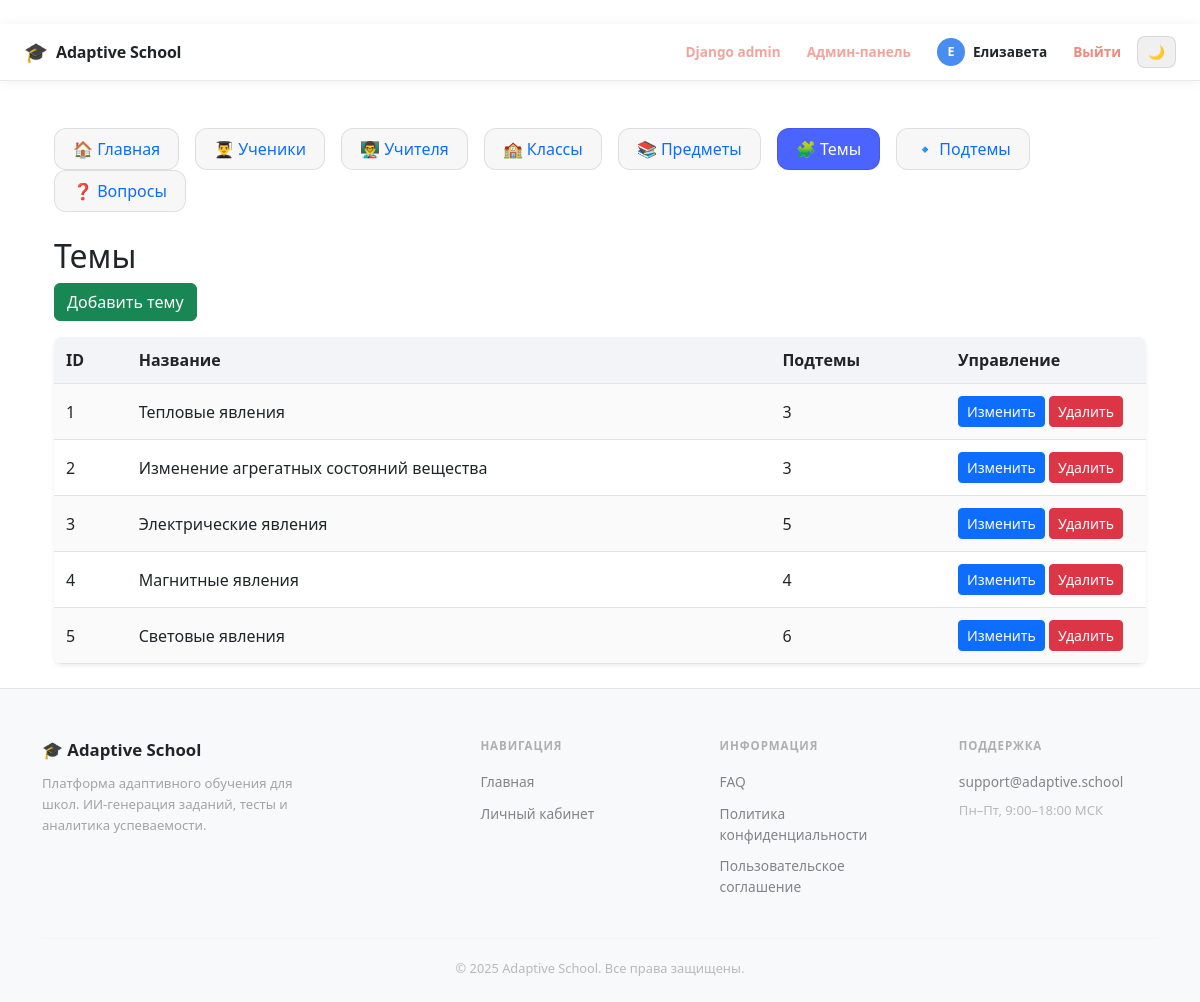
The app's page /admin-panel/topics/ (signed in), older data.
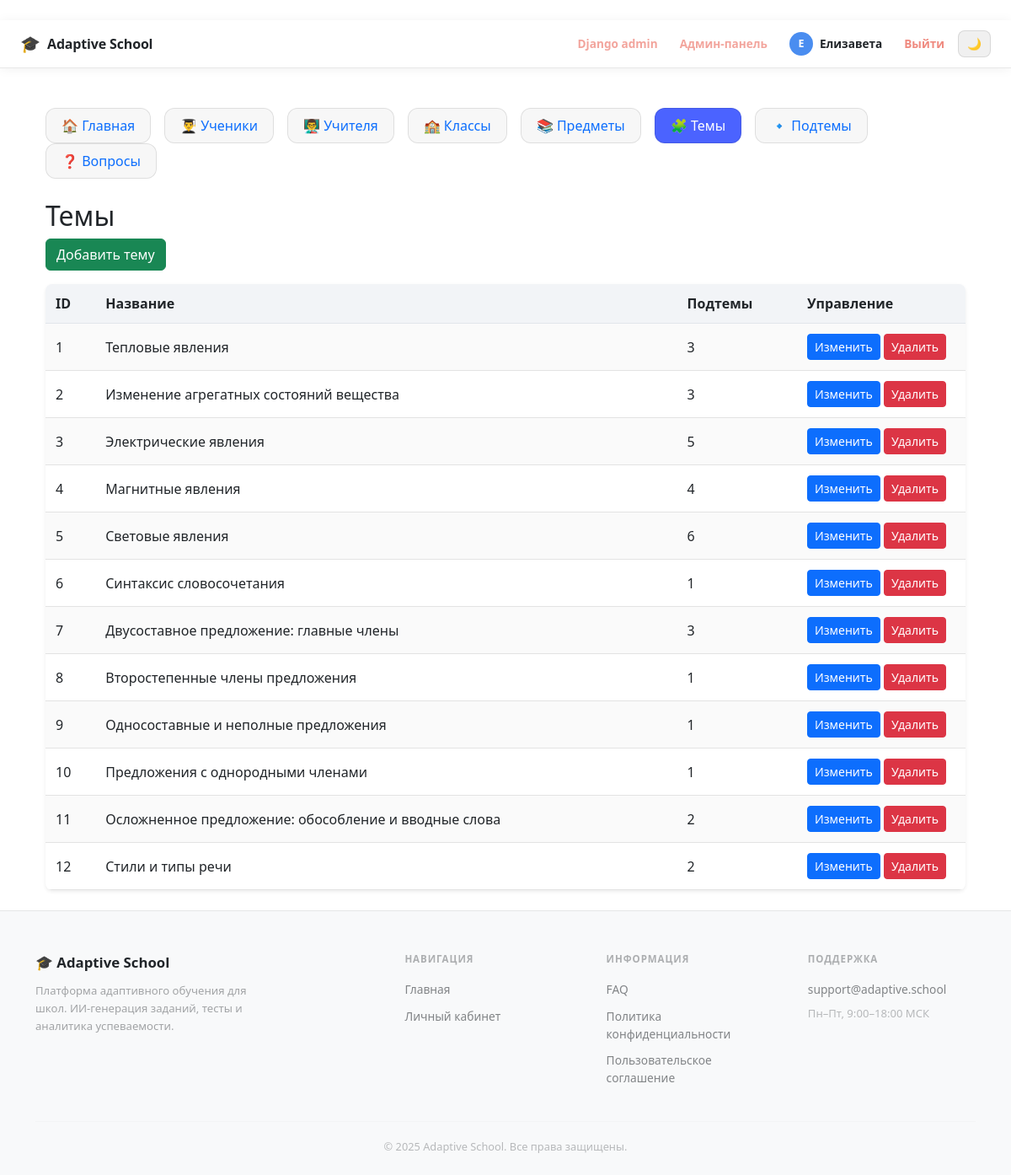
The same page, newer data.
### school/models.py (models this page shows, shortened)
class Topic(models.Model):
    name = models.CharField(max_length=100)
    subtopics = models.ManyToManyField('SubTopic', blank=True, related_name="topics")
    class Meta:
        verbose_name = "Тема"
        verbose_name_plural = "Темы"

### administrator/views.py (the view)
# urls.py: path("topics/", views.topic_list, name="admin_topics"),
@superuser_required
def topic_list(request):
    return render(request, "adminpanel/topic_list.html", {
        "section": "topics",
        "topics": Topic.objects.all()
    })

### administrator/views.py (called while the page is built)
def superuser_required(view):
    return user_passes_test(lambda u: u.is_superuser, login_url="/")(view)

### templates/adminpanel/topic_list.html
﻿{% extends "adminpanel/base_admin.html" %}
{% block admin_content %}
<h2>Темы</h2>
<a href="{% url 'admin_add_topic' %}" class="btn btn-success mb-3">Добавить тему</a>
<table class="custom-table table-striped shadow-sm">
    <thead>
        <tr><th>ID</th><th>Название</th><th>Подтемы</th><th width="200px">Управление</th></tr>
    </thead>
    <tbody>
        {% for t in topics %}
        <tr>
            <td>{{ t.id }}</td>
            <td>{{ t.name }}</td>
            <td>{{ t.subtopics.count }}</td>
            <td>
                <a class="btn btn-sm btn-primary"
                   href="{% url 'admin_edit_topic' t.id %}">Изменить</a>
                <a class="btn btn-sm btn-danger"
                   href="{% url 'admin_delete_topic' t.id %}">Удалить</a>
            </td>
        </tr>
        {% endfor %}
    </tbody>
</table>
{% endblock %}

Row changes from the older to the newer data that the page shows:
added Topic: id "6", name "Синтаксис словосочетания", subtopics.count "1"
added Topic: id "7", name "Двусоставное предложение: главные члены", subtopics.count "3"
added Topic: id "8", name "Второстепенные члены предложения", subtopics.count "1"
added Topic: id "9", name "Односоставные и неполные предложения", subtopics.count "1"
added Topic: id "10", name "Предложения с однородными членами", subtopics.count "1"
added Topic: id "11", name "Осложненное предложение: обособление и вводные слова", subtopics.count "2"
added Topic: id "12", name "Стили и типы речи", subtopics.count "2"
